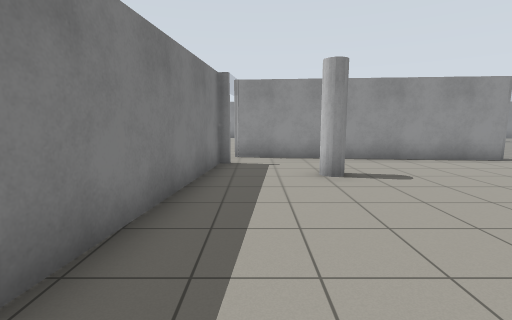
view 1 (above)

22 first-person views from a walk through a Gazebo world. The camera is 1.2 m above the floor, tilts 8° down and sees 85° across. The floor is counted in squares, 1 m on a side. Each view is taken from the middle of a square. On the plan, view 1 faces up. The plan holds only what a view shows up to about 12 squares ahead; the rest is blank.

view 2
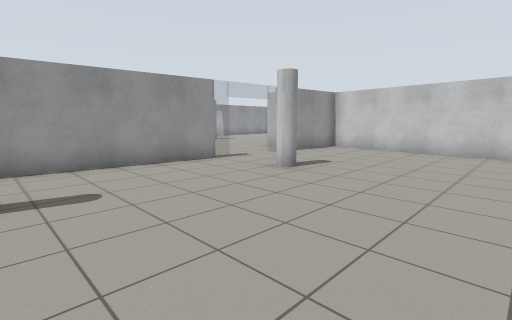

view 3
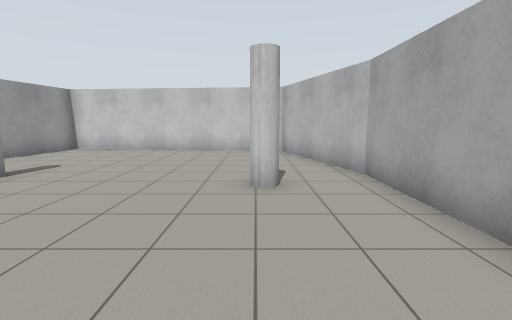

view 4
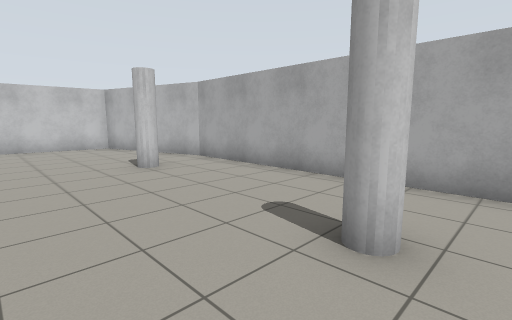

view 5
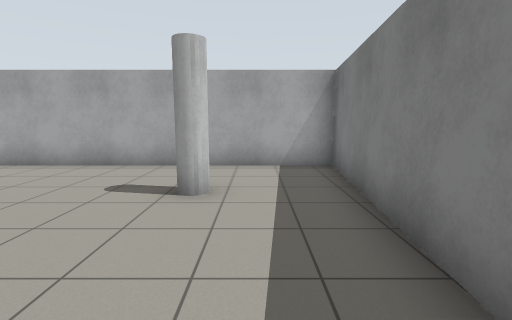

view 6
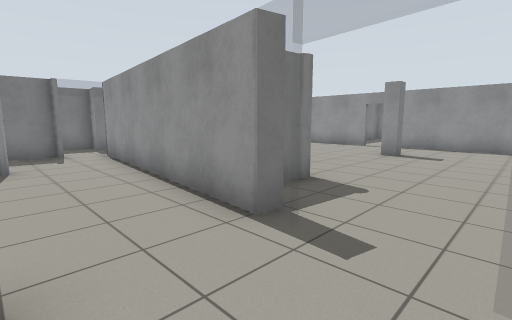

view 7
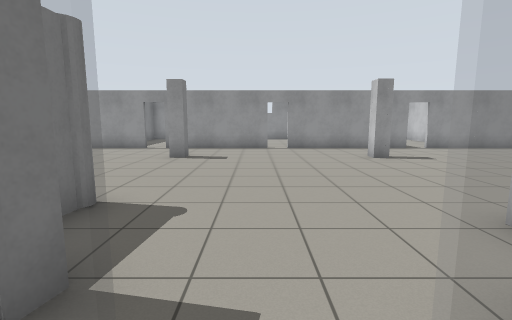

view 8
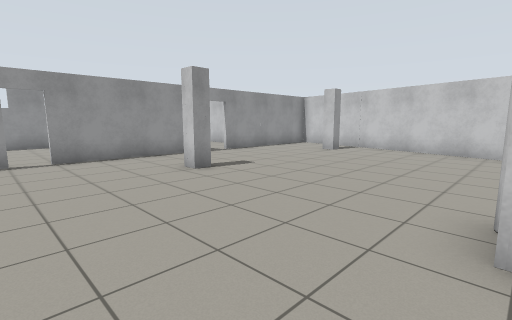

view 9
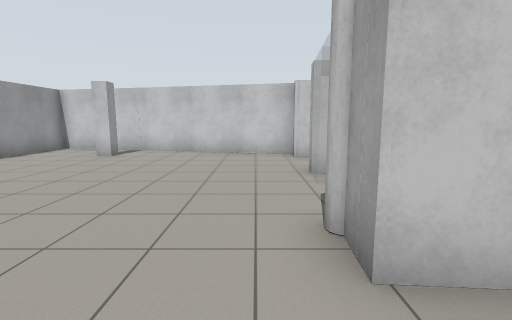

view 10
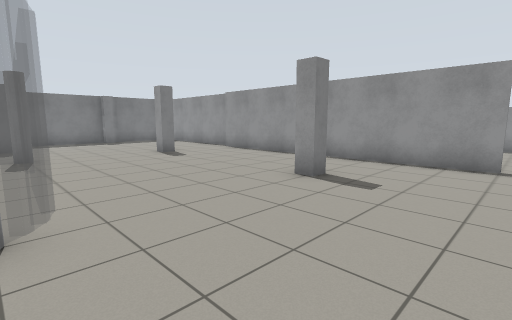

view 11
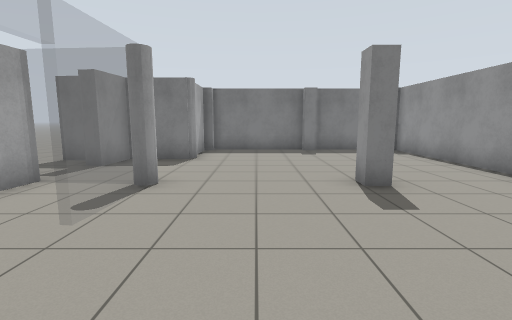

view 12
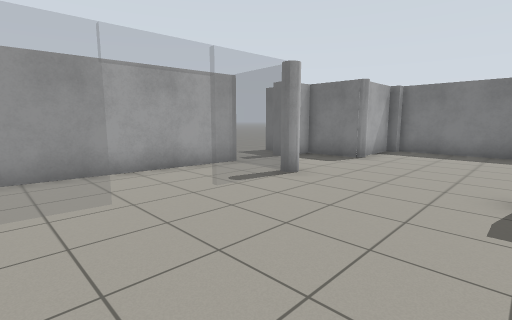

view 13
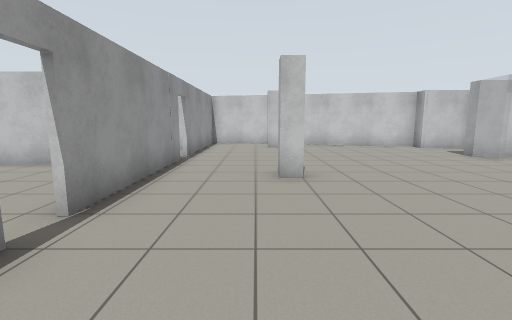

view 14
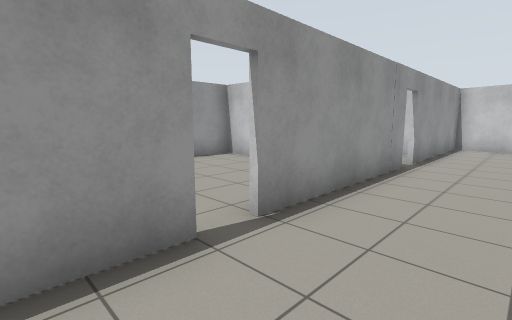

view 15
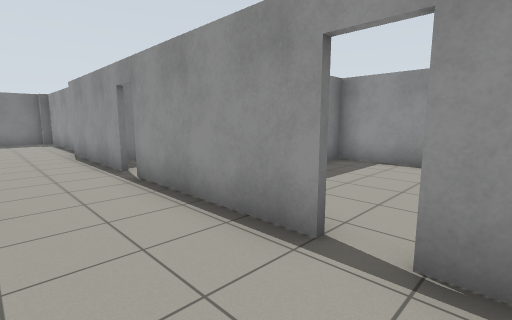

view 16
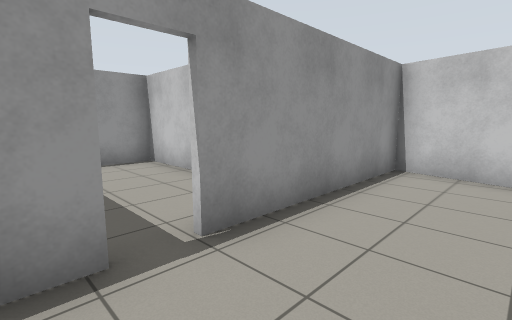

view 17
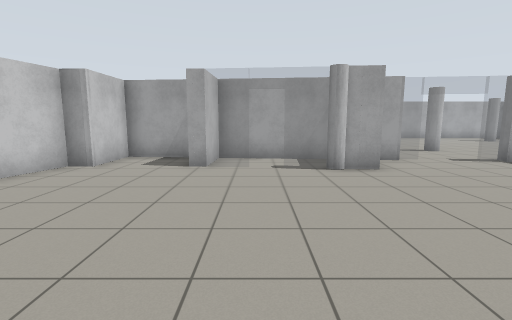

view 18
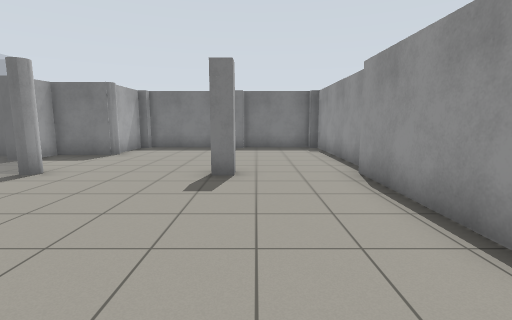

view 19
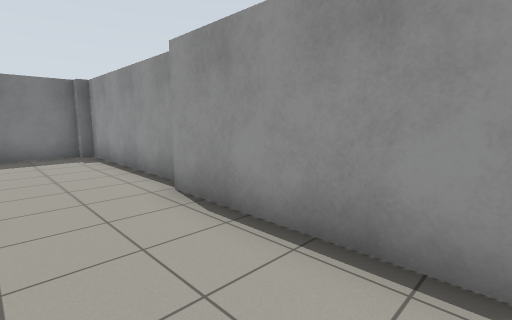

view 20
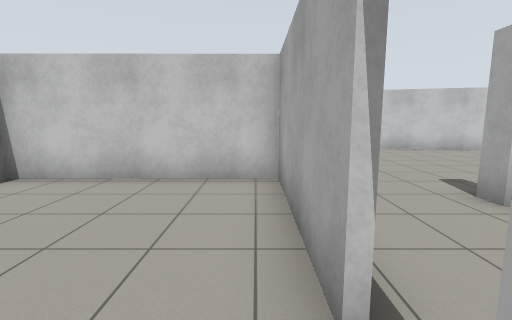

view 21
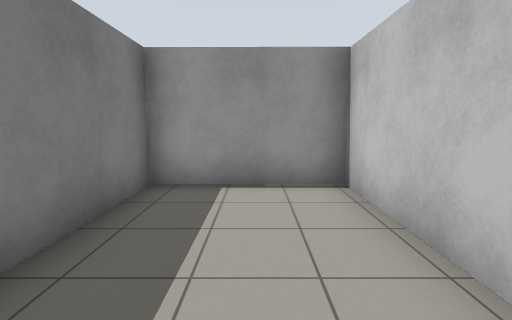

view 22
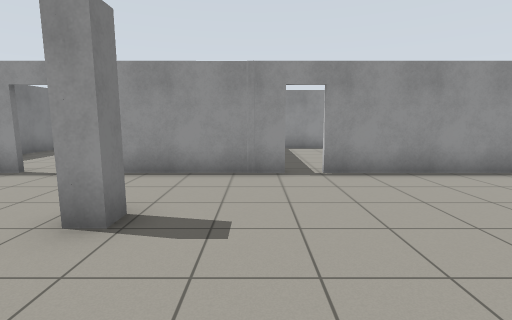

### Floor plan
Ten units are one square. View 1 is at (0, 0); x grows to the right and y downward. Boxes are objects, and circles mark ways between rooms. Rooms are numbered by the first view taken in them; rooms with no view inside come last. Other rooms are left out.
<svg viewBox="-72 -257 300 287">
<path fill="none" stroke="#000" d="M76 -85 -7 -92M81 25 131 10 140 -79 109 -81M-10 -79 -21 25 84 25M66 -167 66 -160 61 -160M76 -90 76 -85M76 -89 75 -85M96 -194 50 -194M42 -194 -5 -194M128 -160 128 -165 133 -165 133 -160 128 -160M105 -87 113 -86M118 -91 119 -101 125 -101M-6 -165 -1 -165 -1 -160 -6 -160M127 -83 162 -80M-10 -197 -64 -197 -64 -194 -67 -194 -67 -165M163 -99 168 -99M157 -194 103 -194M-38 -116 -37 -100 -24 -98 -24 -94M-34 -95 -35 -80M171 -79 193 -76 193 -97 200 -97 223 -194 165 -194M201 -160 195 -160 195 -165M-64 -119 -44 -119M-64 -165 -64 -160 -67 -160 -67 -122M103 -195 147 -195 147 -252 132 -252M111 -252 66 -252 66 -230M187 -200 187 -252 150 -252 150 -220M-6 -97 48 -92"/>
<rect x="5" y="-5" width="10" height="10" fill="#bbb"><title>pillar</title></rect>
<rect x="15" y="-65" width="10" height="10" fill="#bbb"><title>pillar</title></rect>
<rect x="65" y="-5" width="10" height="10" fill="#bbb"><title>pillar</title></rect>
<rect x="75" y="-65" width="10" height="10" fill="#bbb"><title>pillar</title></rect>
<rect x="-45" y="-125" width="10" height="10" fill="#bbb"><title>white pole</title></rect>
<rect x="-5" y="-125" width="10" height="10" fill="#bbb"><title>white pole</title></rect>
<rect x="55" y="-115" width="10" height="10" fill="#bbb"><title>white pole</title></rect>
<rect x="125" y="-105" width="10" height="10" fill="#bbb"><title>white pole</title></rect>
<circle cx="95" cy="-80" r="3" fill="#2a7"/>
<circle cx="100" cy="-195" r="3" fill="#2a7"/>
<circle cx="160" cy="-195" r="3" fill="#2a7"/>
<circle cx="25" cy="-120" r="3" fill="#2a7"/>
<circle cx="50" cy="-110" r="3" fill="#2a7"/>
<text x="60" y="-30">1</text>
<text x="70" y="-140">2</text>
<text x="110" y="-220">3</text>
<text x="170" y="-220">4</text>
<text x="30" y="-110">5</text>
</svg>
Room 1 opens to room 2. Room 2 opens to room 3. Room 2 opens to room 4. Room 2 opens to room 5.

Where each view was taken, in squares from view 1:
view 1: 0 up, 0 right, facing up
view 2: 1 up, 2 right, facing up-right
view 3: 0 up, 2 right, facing right
view 4: 3 up, 0 right, facing down-right
view 5: 5 up, 0 right, facing down
view 6: 6 up, 10 right, facing up-left
view 7: 7 up, 9 right, facing up
view 8: 10 up, 9 right, facing up-right
view 9: 11 up, 10 right, facing right
view 10: 11 up, 10 right, facing up-left
view 11: 14 up, 5 right, facing left
view 12: 16 up, 5 right, facing down-left
view 13: 17 up, 7 right, facing right
view 14: 17 up, 8 right, facing up-right
view 15: 17 up, 11 right, facing up-left
view 16: 17 up, 15 right, facing up-right
view 17: 17 up, 15 right, facing down
view 18: 17 up, 6 right, facing left
view 19: 17 up, 4 right, facing up-left
view 20: 20 up, 9 right, facing right
view 21: 20 up, 17 right, facing up
view 22: 13 up, 15 right, facing up
